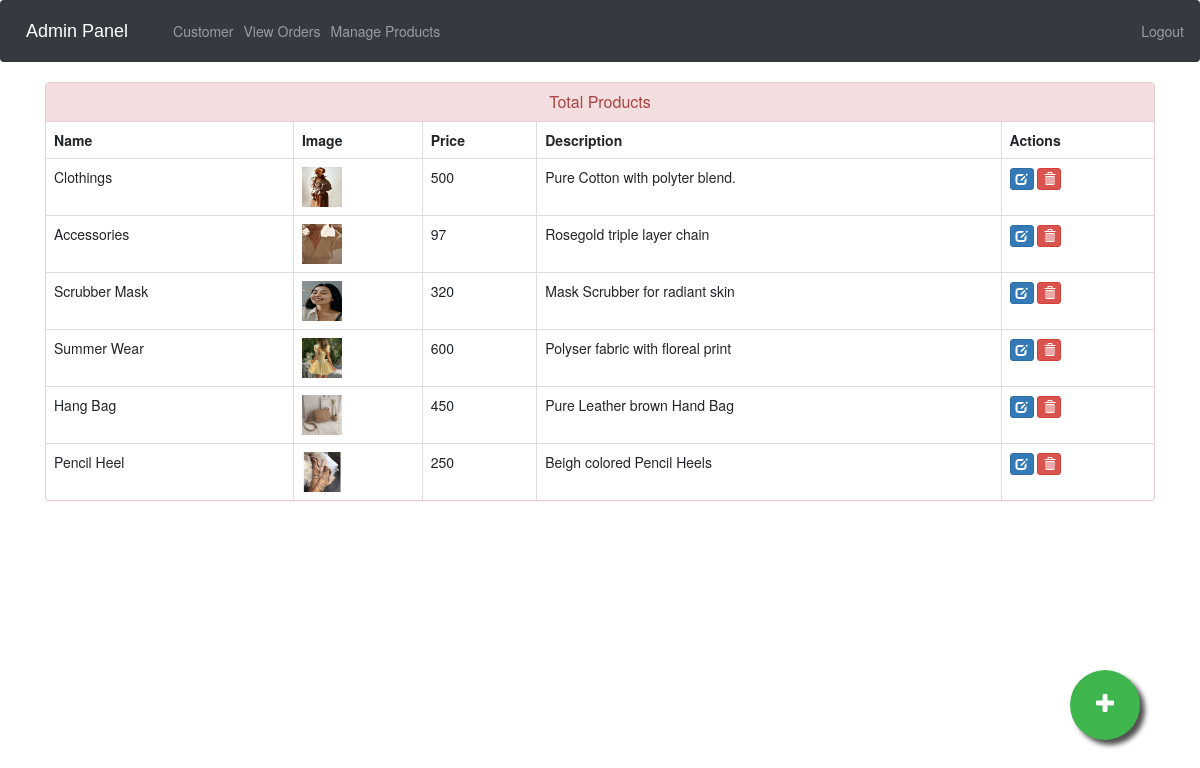
The app's page /admin-products (signed in) with its own data.
### ecom/models.py (models this page shows, shortened)
class Product(models.Model):
    name=models.CharField(max_length=40)
    product_image= models.ImageField(upload_to='product_image/',null=True,blank=True)
    price = models.PositiveIntegerField()
    description=models.CharField(max_length=40)

### ecom/views.py (the view)
# urls.py: path('admin-products', views.admin_products_view,name='admin-products'),
@login_required(login_url='adminlogin')
def admin_products_view(request):
    products=models.Product.objects.all()
    return render(request,'ecom/admin_products.html',{'products':products})

### templates/ecom/admin_products.html (shortened to what this page needs)
{% extends 'ecom/admin_base.html' %}
{% load static %}
{% block content %}
<head>
  <link href="//netdna.bootstrapcdn.com/bootstrap/3.0.0/css/bootstrap.min.css" rel="stylesheet" id="bootstrap-css">
</head>
<div class="container">
  <div class="panel panel-danger">
    <div class="panel-heading">
      <h6 class="panel-title">Total Products</h6>
    </div>
    <table class="table table-hover table-bordered" id="dev-table">
      <thead>
        <tr>
          <th>Name</th>
          <th>Image</th>
          <th>Price</th>
          <th>Description</th>
          <th>Actions</th>
        </tr>
      </thead>
      {% for p in products %}
  {% if p %}
      <tr>
        <td> {{p.name}}</td>
        <td> <img src="{% static p.product_image.url %}" alt="Profile Pic" height="40px" width="40px" /></td>
        <td>{{p.price}}</td>
        <td>{{p.description}}</td>
        <td><a class="btn btn-primary btn-xs" href="{% url 'update-product' p.id  %}"><span class="glyphicon glyphicon-edit"></span></a>
          <a class="btn btn-danger btn-xs" href="{% url 'delete-product' p.id  %}"><span class="glyphicon glyphicon-trash"></span></a></td>
      </tr>
      {%else%}
      <br><br><br>
      <h1>No Products!!</h1>
      {% endif %}
      {% endfor %}
    </table>
  </div>
</div>
<a href="/admin-add-product" class="float">
<i class="fa fa-plus my-float"></i>
</a>
{% endblock content %}

### templates/ecom/admin_base.html (style rules this page uses)
.fa { font-size: 23px; width: 60px; text-align: center; text-decoration: none; margin: 5px 2px; border-radius: 50%; }

### templates/ecom/admin_products.html (style rules this page uses)
a:link { text-decoration: none; }
h6 { text-align: center; }
.float { position:fixed; width:70px; height:70px; bottom:60px; right:60px; background-color:#3eb54d; color:#FFF; border-radius:50px; text-align:center; box-shadow: 5px 5px 5px #505050; }
.my-float { margin-top:22px; }

### records on screen
Product: name "Clothings", product_image (picture), price "500", description "Pure Cotton with polyter blend."
Product: name "Accessories", product_image (picture), price "97", description "Rosegold triple layer chain"
Product: name "Scrubber Mask", product_image (picture), price "320", description "Mask Scrubber for radiant skin"
Product: name "Summer Wear", product_image (picture), price "600", description "Polyser fabric with floreal print"
Product: name "Hang Bag", product_image (picture), price "450", description "Pure Leather brown Hand Bag"
Product: name "Pencil Heel", product_image (picture), price "250", description "Beigh colored Pencil Heels"
